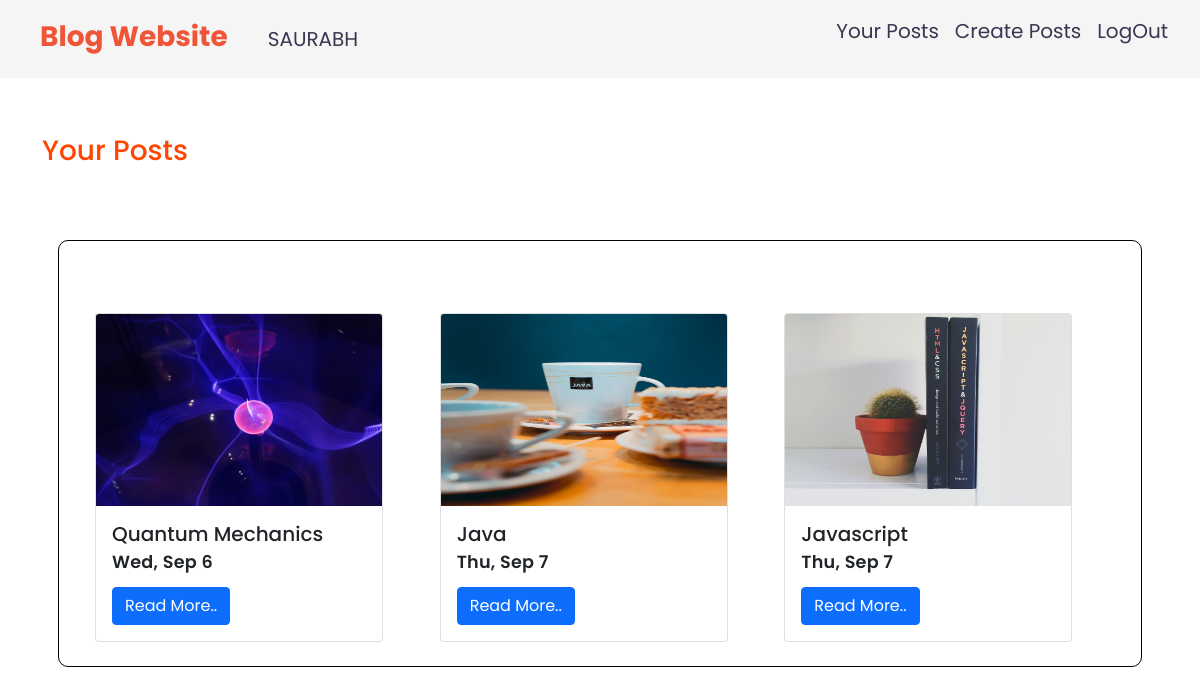
The app's page /userposts/ (signed in) with its own data.
### app/models.py (models this page shows, shortened)
class Post(models.Model):
    title=models.CharField(max_length=150)
    content= models.TextField()
    publicationdate=models.DateField(auto_now_add=True)
    name=models.ForeignKey(User, on_delete=models.CASCADE, null=True,blank=True)
    image = models.ImageField(upload_to='eventimages',null=True)

### app/views.py (the view)
# urls.py: path('userposts/',views.userposts,name='userposts'),
@login_required(login_url='/login/')
def userposts(request):
    if request.user.is_authenticated:
        pt=Post.objects.filter(name=request.user)
        print(request.user)
        return render(request,'app/userposts.html',{'post':pt})

### app/templates/app/userposts.html (shortened to what this page needs)
{% extends 'app/base.html' %}
{% block content %}
<h3 class="font my-5" style="color:orangered;">
    Your Posts
</h3>
<div class="row justify-content-center">
</div>
<div class="jumbotron jumbotron-fluid jumbo-class  p-3 mb-3">
    <div class="container">
        <div class="postrow row justify-content-start p-4">
            {% for pt in post %}
                    <div class="col-md-4 mt-5">
                        <div class="card" style="width: 18rem;">
                            <img src="{{pt.image.url}}" class="card-img-top img-fluid" style="width:18rem; height:12rem;" alt="...">
                            <div class="card-body">
                              <h5 class="card-title">{{pt.title}}</h5>
                              <p class="card-text postname lh-1">{{pt.publicationdate|date:"D, M j"}}</p>
                              <a href="{% url 'postdetails' pt.id %}" class="btn btn-primary">Read More..</a>
                            </div>
                        </div>
                    </div>
                     {% endfor %}
        </div>
    </div>
</div><br>
{% endblock content %}

### app/templates/app/navbar.html (shortened to what this page needs)
<nav class=" navbar navbar-expand-lg navbar-light">
  <div class="container-fluid pb-0">
     <a class="navbar-brand nav-link active mb-1 fs-3 fw-bold" aria-current="page" href="{% url 'posts' %}">Blog Website</a>
     <div class="collapse navbar-collapse" id="navbarSupportedContent">
       <ul class="navbar-nav me-auto mb-2 mb-lg-0">
        {% if  request.user.is_authenticated %}
        <li class="nav-item">
            <a class="nav-link active fs-5" aria-current="page">{{request.user|upper}}</a>
        </li>
        {% endif %}
      </ul>
    <div class="d-flex mb-3">
      <ul class="navbar-nav me-auto mb-2 mb-lg-0">
      {% if request.user.is_authenticated %}
          <li class="nav-item">
            <a class="nav-link active fs-5" aria-current="page" href="{% url 'userposts' %}">Your Posts</a>
          </li>
          <li class="nav-item">
            <a class="nav-link active fs-5" aria-current="page" href="{% url 'createpost' %}">Create Posts</a>
          </li>
          <li class="nav-item">
           <a class="nav-link active fs-5" aria-current="page" href="{% url 'logout' %}">LogOut</a>
          </li>
      {%endif%}
    </ul>
</div>
</nav>

### app/static/app/css/style.css (style rules this page uses)
.navbar { background-color: rgba(235, 62, 62, 0)!important; opacity:1; top: 0; left: 0; width: 100%; z-index: 100; }
.navbar-brand.nav-link,.crt-post,.text-success { color:#f05537!important; }
.nav-link { color:#39364f!important; }
.login-tag, .fw-bold { font-size: 3.25rem; line-height: 3rem; }
.postname { font-size: 1.1rem; line-height: 1.5rem; letter-spacing: .25px; margin-right: -0.25px; font-weight: 600; }
body { font-family: 'Poppins', sans-serif; }
.postrow { border-radius: 10px; border:1px solid black; }

### records on screen
Post: image (picture), title "Quantum Mechanics", publicationdate "Wed, Sep 6"
Post: image (picture), title "Java", publicationdate "Thu, Sep 7"
Post: image (picture), title "Javascript", publicationdate "Thu, Sep 7"

### other values on screen
{{ request.user|upper }} "SAURABH"
